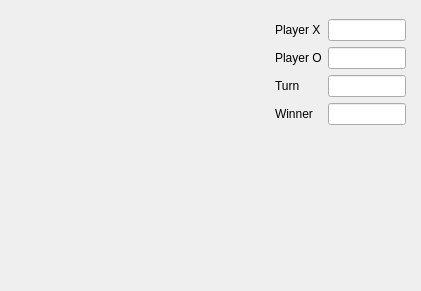
<?xml version="1.0" encoding="UTF-8"?>
<ui version="4.0">
 <class>GameWidget</class>
 <widget class="QWidget" name="GameWidget">
  <property name="geometry">
   <rect>
    <x>0</x>
    <y>0</y>
    <width>421</width>
    <height>291</height>
   </rect>
  </property>
  <property name="windowTitle">
   <string>Form</string>
  </property>
  <property name="styleSheet">
   <string notr="true"/>
  </property>
  <widget class="QWidget" name="horizontalLayoutWidget">
   <property name="geometry">
    <rect>
     <x>9</x>
     <y>9</y>
     <width>401</width>
     <height>271</height>
    </rect>
   </property>
   <layout class="QHBoxLayout" name="horizontalLayout">
    <item>
     <widget class="QWidget" name="boardWidget" native="true">
      <property name="minimumSize">
       <size>
        <width>250</width>
        <height>0</height>
       </size>
      </property>
     </widget>
    </item>
    <item>
     <widget class="QWidget" name="infoWidget" native="true">
      <widget class="QWidget" name="formLayoutWidget">
       <property name="geometry">
        <rect>
         <x>10</x>
         <y>10</y>
         <width>131</width>
         <height>241</height>
        </rect>
       </property>
       <layout class="QFormLayout" name="formLayout">
        <item row="0" column="0">
         <widget class="QLabel" name="labelPlayerX">
          <property name="text">
           <string>Player X</string>
          </property>
         </widget>
        </item>
        <item row="0" column="1">
         <widget class="QLineEdit" name="lineEditPlayerO"/>
        </item>
        <item row="1" column="0">
         <widget class="QLabel" name="labelPlayerO">
          <property name="text">
           <string>Player O</string>
          </property>
         </widget>
        </item>
        <item row="1" column="1">
         <widget class="QLineEdit" name="lineEditPlayerX"/>
        </item>
        <item row="2" column="0">
         <widget class="QLabel" name="labelTurn">
          <property name="text">
           <string>Turn</string>
          </property>
         </widget>
        </item>
        <item row="2" column="1">
         <widget class="QLineEdit" name="lineEditTurn"/>
        </item>
        <item row="3" column="0">
         <widget class="QLabel" name="labelWinner">
          <property name="text">
           <string>Winner</string>
          </property>
         </widget>
        </item>
        <item row="3" column="1">
         <widget class="QLineEdit" name="lineEditWinner"/>
        </item>
       </layout>
      </widget>
     </widget>
    </item>
   </layout>
  </widget>
 </widget>
 <resources/>
 <connections/>
</ui>
